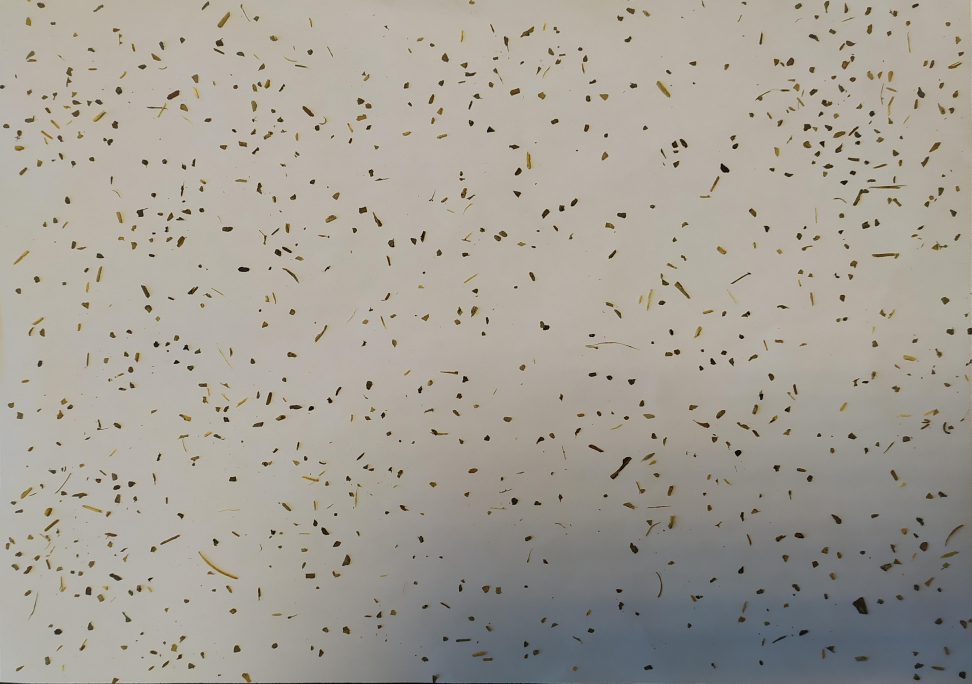
#> input picture Paper1-YMporousmat/count_grains/fine/YM2_fine_297x210.JPG, 5828 x 4102 px, found by its file name (shown at 1/6 size)
$ jupyter execute count_grain_fine.ipynb
#> lines starting #> are read from the running program, lines starting #| are printed output that depends on the picture; after the words box and inside, x2 and y2 are one past the last pixel; in counts of white or black regions, pixels touching at a corner belong together
## Algorithm to predict the size of the Yerba Mate grains

It is based in a photo of the grains disposed in a white paper. The algorithm can detect the contours and calculate the equivalent width and length of each grain. Then the distribution of the particle sizes is shown.

1. First the image is loaded and the cv2 library is used to process the image

[cell 1]
import cv2 as cv
import numpy as np
import pandas as pd
import seaborn as sns
from sklearn.cluster import KMeans
import matplotlib.pyplot as plt
import scienceplots

fname = 'YM2_fine_297x210.jpg'
img = cv.imread(fname)
#> img is the input picture: shape (4102, 5828, 3); mean B, G, R 150.6, 159.4, 164.3

#YM2_fine_297x210 --> 5828/297 = 19.6  ; 4102/210 = 19.5 resolution


# Convert the image to grayscale
gray = cv.cvtColor(img, cv.COLOR_BGR2GRAY)
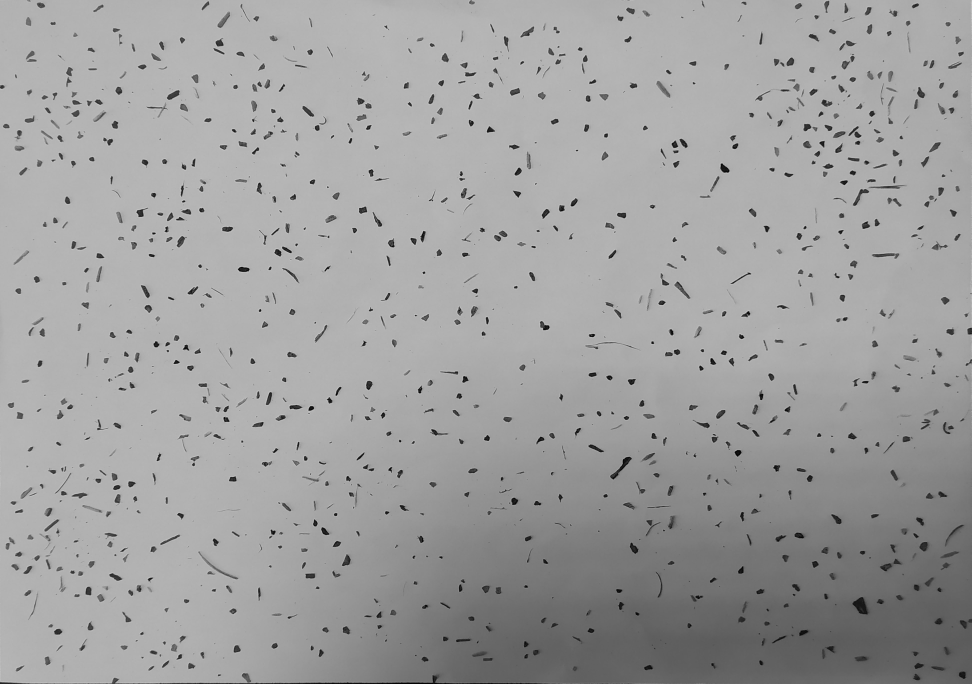
#> gray: shape (4102, 5828) (shown at 1/6 size); min 0, max 215, mean 159.9
img_rgb = cv.cvtColor(img, cv.COLOR_BGR2RGB)


# Apply Gaussian blur to reduce noise
gray_blurred = cv.GaussianBlur(gray, (7, 7), 5)
img_edges = cv.Canny(gray,150,200)
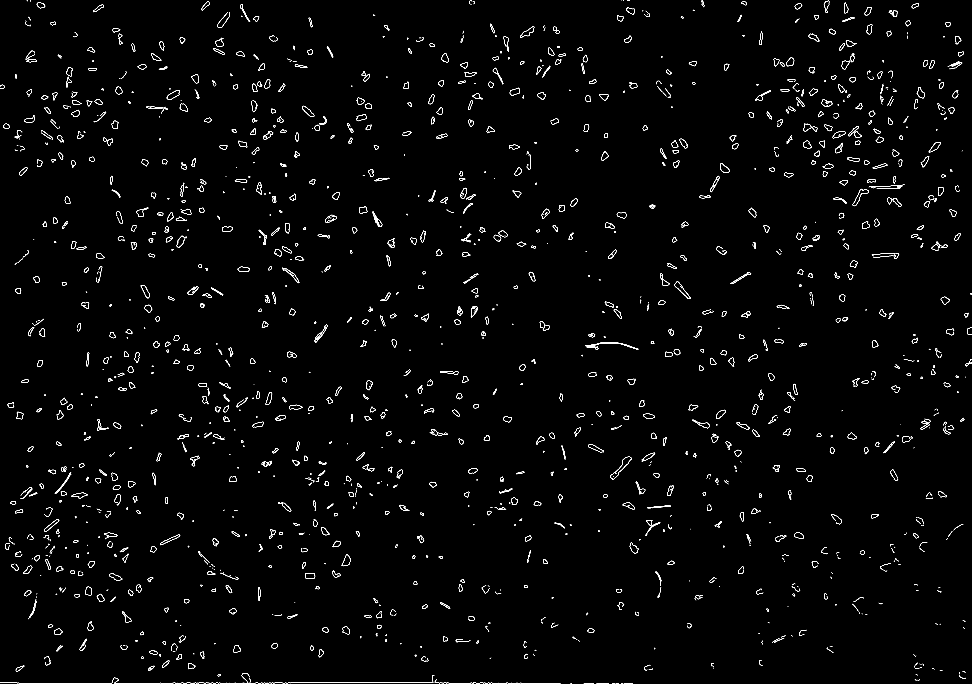
#> img_edges: shape (4102, 5828) (shown at 1/6 size); 0.61% white in thin lines or dots
#cv2.Canny

fig, axx = plt.subplots(1, 4, figsize=(25,10))
axx[0].imshow(img_rgb)
axx[1].imshow(gray, cmap='gray')
axx[2].imshow(gray_blurred, cmap='gray')
axx[3].imshow(img_edges)
#fig.suptitle('Yerba Mate extrafine granules')
axx[0].set_xlabel('Pixel')
axx[0].set_ylabel('Pixel')
axx[0].set_title('Original')
#axx[0].set_xlim(4000, 5000)
#axx[0].set_ylim(2500, 3500)

axx[1].set_title('Gray')
axx[1].set_xlim(4000, 5000)
axx[1].set_ylim(3500, 2700)

axx[2].set_title('Gray Blurred')
axx[2].set_xlim(4000, 5000)
axx[2].set_ylim(3500, 2700)

axx[3].set_title('Edges')
axx[3].set_xlim(4000, 5000)
axx[3].set_ylim(3500, 2700)
plt.show()
print('Hello')

[cell 2]
#!pip install --upgrade pip
#!pip install opencv-python

#### Define the threshold of the image

[cell 3]
# Get the pixel resolution in pixels per millimeter (Enter valid values based on your image)
#pixel_resolution_x = float(input("Enter horizontal pixel resolution (pixels/mm): ")) #2234/100=22.34
#pixel_resolution_y = float(input("Enter vertical pixel resolution (pixels/mm): "))   #1358/60= 22.62

#YM2_fine_297x210 --> 5828/297 = 19.6  ; 4074/210 = 19.4 resolution
pixel_resolution_x = 19.6
pixel_resolution_y = 19.4

# Apply thresholding to segment the sticks from the background
thresh = cv.threshold(gray_blurred, 100, 255, cv.THRESH_BINARY_INV + cv.THRESH_OTSU)[1]
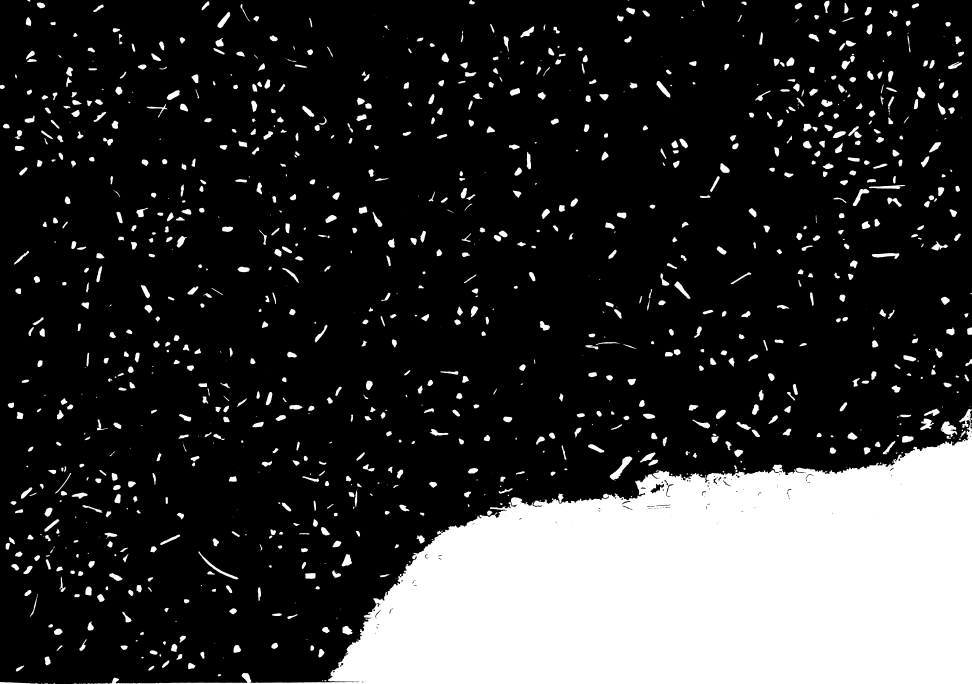
#> thresh: shape (4102, 5828) (shown at 1/6 size); 20.8% white; 1086 white regions (92 under 20 px), largest, box (x1, y1, x2, y2) and area: (654, 2454, 5828, 4102) 4211199, (3659, 2738, 3794, 2880) 5857, (5644, 2528, 5744, 2622) 4915
thresh2 = cv.adaptiveThreshold(gray_blurred, 255, cv.ADAPTIVE_THRESH_GAUSSIAN_C, cv.THRESH_BINARY_INV, 71,4) #Tune this last two numbers (odd values) to make the selection finer of coarser
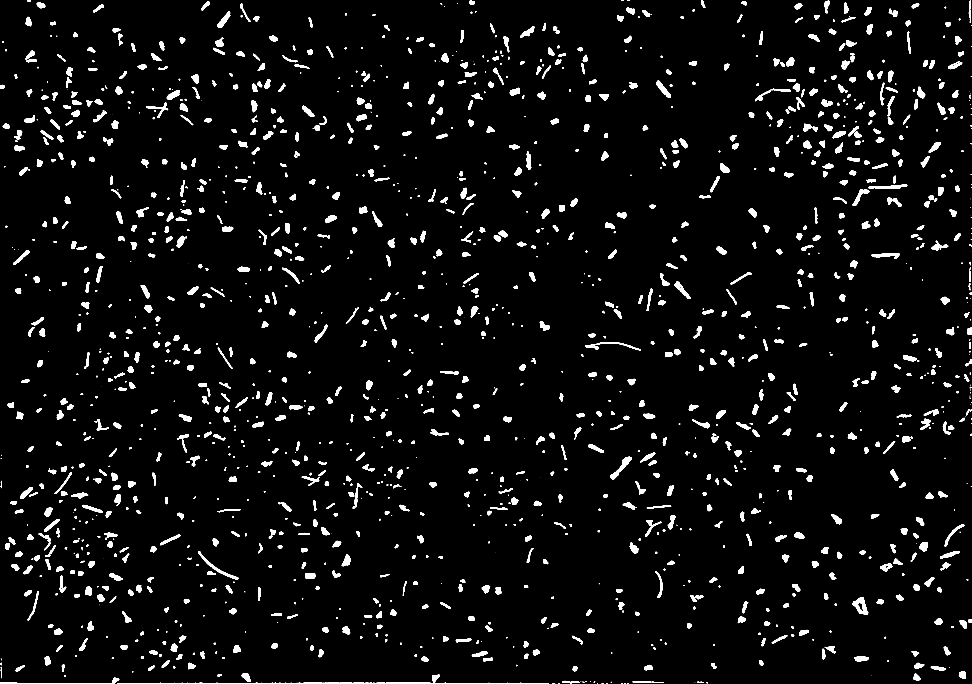
#> thresh2: shape (4102, 5828) (shown at 1/6 size); 4% white; 1686 white regions (145 under 20 px)

fig, axx = plt.subplots(2, 2, figsize=(15,10))
axx[0][0].imshow(cv.cvtColor(thresh, cv.COLOR_BGR2RGB))
axx[0][0].set_title('Threshold')

axx[0][1].imshow(cv.cvtColor(thresh, cv.COLOR_BGR2RGB))
axx[0][1].set_xlim(4000, 5000)
axx[0][1].set_ylim(3500, 2700)

axx[1][0].imshow(cv.cvtColor(thresh2, cv.COLOR_BGR2RGB))
axx[1][0].set_title('Adaptive Threshold')

axx[1][1].imshow(cv.cvtColor(thresh2, cv.COLOR_BGR2RGB))
axx[1][1].set_xlim(4000, 5000)
axx[1][1].set_ylim(3500, 2700)

plt.show()
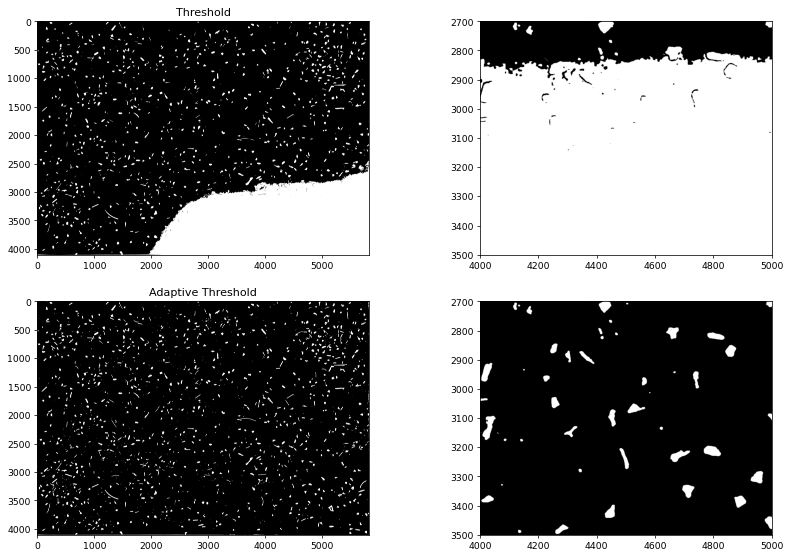
#> figure drawn by matplotlib, 4 panels

#### Find the contours of each grain

- with standard threshold
- with Addaptive threshold

[cell 4]
# Find contours of the sticks

contours, hierarchy = cv.findContours(thresh, cv.RETR_EXTERNAL, cv.CHAIN_APPROX_SIMPLE)
#> contours = 1086 contours, 122 with area under 20; largest, box (x1, y1, x2, y2) and area: (654, 2454, 5828, 4102) 4211504, (3659, 2738, 3794, 2880) 5672, (5644, 2528, 5744, 2622) 4752, (1190, 3309, 1430, 3476) 3571, (5231, 1519, 5396, 1553) 3044
contours2, hierarchy2 = cv.findContours(thresh2, cv.RETR_EXTERNAL, cv.CHAIN_APPROX_SIMPLE)
#> contours2 = 1686 contours, 197 with area under 20; largest, box (x1, y1, x2, y2) and area: (703, 4046, 3256, 4102) 9300, (5114, 3582, 5210, 3687) 5472, (3661, 2740, 3792, 2877) 4056, (1188, 3307, 1431, 3477) 3732, (3938, 485, 4023, 588) 2920

fig, axx = plt.subplots(2, 2, figsize=(15,10))
colors = ['r', 'g', 'b', 'y', 'm']
for i, contour in enumerate(contours):
    area = cv.contourArea(contour)
    if area > 100:  # Only draw valid contours
        x, y = contour[:, :, 0].ravel(), contour[:, :, 1].ravel()
        axx[0][0].plot(x, y)
        axx[0][1].plot(x, y)
#> this loop made 1086 passes
#> area on passes 8, 11, 12, 13, 14, 17, 18, 19, 20, 21, 25, 26: 23, 27, 108, 990.5, 52.5, 182, 475, 690, 1094.5, 788.5, 95.5, 1321
axx[0][0].imshow(img, cmap='viridis', alpha=0.5)  # Overlay original image
axx[0][0].set_title('Standard threshold')
axx[0][1].imshow(img, cmap='viridis', alpha=0.5)  # Overlay original image
axx[0][1].set_xlim(4000, 5000)
axx[0][1].set_ylim(3500, 2700)

for i, contour in enumerate(contours2):
    area = cv.contourArea(contour)
    if area > 100:  # Only draw valid contours
        x, y = contour[:, :, 0].ravel(), contour[:, :, 1].ravel()
        axx[1][0].plot(x, y)
        axx[1][1].plot(x, y)
#> this loop made 1686 passes
#> area on passes 5, 6, 10: 27.5, 52.5, 21
axx[1][0].imshow(img, cmap='viridis', alpha=0.5)  # Overlay original image
axx[1][0].set_title('Adaptive threshold')
axx[1][1].imshow(img, cmap='viridis', alpha=0.5)  # Overlay original image
axx[1][1].set_xlim(4000, 5000)
axx[1][1].set_ylim(3500, 2700)

plt.show()
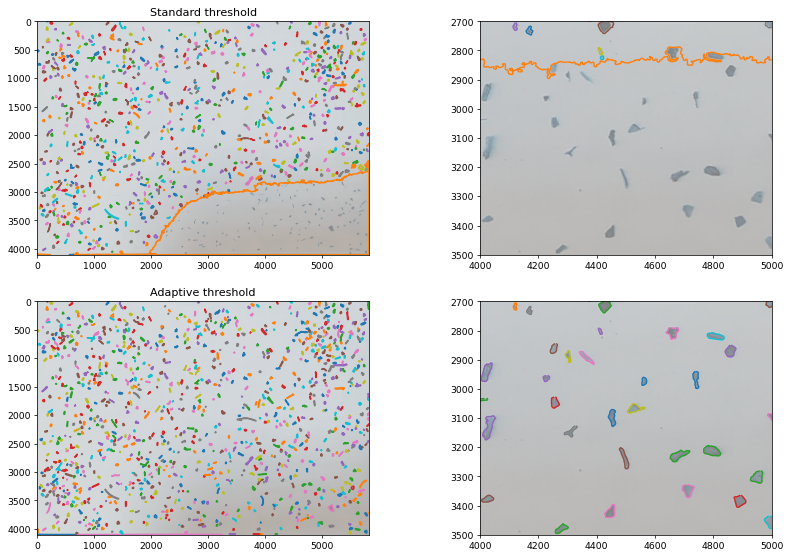
#> figure drawn by matplotlib, 4 panels; B, G, R data is drawn as R, G, B

#### Calculate the area of contours and equivalent width and length of the grains

[cell 5]
#Selected threshold and contour
selected_threshold = thresh2
selected_contour = contours2
#> selected_contour has the same summary as contours2

# Initialize lists to store stick dimensions
stick_lengths = []
stick_widths = []

# Loop through each contour (stick)
for contour in selected_contour:
    # Filter out small contours based on area (this threshold may need adjustment)
    area = cv.contourArea(contour)
    if area > 100:  # Minimum contour area to consider (pixels)
        # Calculate the bounding rectangle for the contour
        x, y, w, h = cv.boundingRect(contour)

        # Debugging: bounding rectangle position and size in pixels
        #print(f"Contour area: {area}, Width (px): {w}, Height (px): {h}")

        # Convert pixel dimensions to millimeters
        length = h / pixel_resolution_y  # Height in mm
        width = w / pixel_resolution_x    # Width in mm

        #Aca agregar que calcule el area de circunferencia equivalente de cada grano:

        # Append the stick dimensions to the lists
        stick_lengths.append(length)  # in mm
        stick_widths.append(width)    # in mm
#> this loop made 1686 passes
#> (area, x, y, w, h, length, width) on passes 16, 18, 21, 26, 27, 28, 32, 33, 34, 35, 36, 39: (1724.5, 0, 4094, 652, 8, 0.412, 33.27), (136.5, 3909, 4091, 49, 7, 0.361, 2.5), (116, 4183, 4090, 38, 8, 0.412, 1.94), (557.5, 3794, 4087, 111, 10, 0.515, 5.66), (477, 3372, 4085, 108, 11, 0.567, 5.51), (842, 669, 4066, 46, 36, 1.86, 2.35), (9300.5, 703, 4046, 2553, 56, 2.89, 130.3), (219.5, 1306, 4045, 22, 14, 0.722, 1.12), (1019.5, 5478, 4042, 44, 40, 2.06, 2.24), (1635.5, 1450, 4038, 56, 54, 2.78, 2.86), (1349.5, 5753, 4029, 42, 45, 2.32, 2.14), (132, 5, 4001, 7, 68, 3.51, 0.357)
#> area on passes 5, 6, 10, 17, 31, 46: 27.5, 52.5, 21, 41, 47.5, 30.5

len(stick_lengths)
#> Out = 1086

#### Create a DataFrame

[cell 6]
dict_dimensions = {'length': stick_lengths, 'width': stick_widths}

df_grains = pd.DataFrame(dict_dimensions)
df_grains.head()

#Add granulometry to dataframe
df_grains['granulometry'] = 'fine'

#Save the dataframe into a .csv file
df_grains.to_csv(f'dimensions_{fname}.csv', index=False)

# ------------------------------------------------------

#Calculate mean values and standard deviation

length_mean = round(df_grains['length'].mean(), 2)
length_dev = round(df_grains['length'].std(), 2)

width_mean = round(df_grains['width'].mean(), 2)
width_dev = round(df_grains['width'].std(), 2)

# Sort the arrays making length the larger dimension.
list_dimensions = list(zip(df_grains['length'], df_grains['width']))
length_sorted = np.array([max(dim) for dim in list_dimensions])
width_sorted = np.array([min(dim) for dim in list_dimensions])

length_mean = round(length_sorted.mean(), 2)
width_mean = round(width_sorted.mean(), 2)

length_dev = round(length_sorted.std(), 2)
width_dev = round(width_sorted.std(), 2)

df_grains['length'] = length_sorted
df_grains['width'] = width_sorted


df_grains.head()
#> Out = table of 5 rows and 3 columns

#### Plot the results

[cell 7]
fig = plt.figure(figsize=(15,10))
gs = fig.add_gridspec(3,3, figure=fig)

ax1=fig.add_subplot(gs[0,0])
ax2=fig.add_subplot(gs[0,-2])
ax3=fig.add_subplot(gs[0,-1])
ax4=fig.add_subplot(gs[1,:])
ax5=fig.add_subplot(gs[2,:])

ax1.imshow(img_rgb, cmap='gray')
ax2.imshow(selected_threshold, cmap='gray')
ax3.imshow(gray, cmap='gray')

for i, contour in enumerate(selected_contour):
    area = cv.contourArea(contour)
    if area > 100:  # Only draw valid contours
        x, y = contour[:, :, 0].ravel(), contour[:, :, 1].ravel()
        ax3.plot(x, y)
#> this loop made 1686 passes
#> contour on passes 3, 12, 14: [[3583, 4099], [3584, 4100], [3585, 4100], [3585, 4099]], [[4172, 4096]], [[4220, 4095]]
ax3.imshow(img, cmap='viridis', alpha=0.5)  # Overlay original image
ax3.set_xlabel('pixel')
#ax3.set_ylabel('pixel')

bin_edges = np.linspace(0, 15, 61)
fontsize=12
count = df_grains['length'].size

sns.histplot(data=df_grains, ax=ax4, x='length', bins=bin_edges, kde=True, log_scale=False, label=f'Count: {count}, Mean: {length_mean} mm, std: {length_dev} mm')
#sns.histplot(data=clustered_sticks[1], ax=ax4, x='length', bins=30, kde=True, log_scale=False, label=f'Mean: {round(np.array(clustered_sticks[1]["length"]).mean(), 2)} mm, std: {round(np.array(clustered_sticks[1]["length"]).std(), 2)} mm')
#sns.jointplot(data=df, x="length", y="width")
ax4.set_xlabel('Length [mm]', fontsize=fontsize)
ax4.set_ylabel('Counts', fontsize=fontsize)
xlabels=np.arange(0,30,1)
ax4.set_xticks(xlabels)#, fontsize=fontsize)
ax4.set_xlim(0, 15)
ax4.legend()


sns.histplot(data=df_grains, ax=ax5, x='width', bins=bin_edges, kde=True, log_scale=False, label=f'Count: {count}, Mean: {width_mean} mm, std: {width_dev} mm')
#sns.histplot(data=clustered_sticks[1], ax=ax5, x='width', bins=30, kde=True, log_scale=False, label=f'Mean: {round(np.array(clustered_sticks[1]["width"]).mean(), 2)} mm, std: {round(np.array(clustered_sticks[1]["width"]).std(), 2)} mm')
ax5.set_xlabel('Width [mm]', fontsize=fontsize)
ax5.set_ylabel('Counts', fontsize=fontsize)
ax5.set_xticks(xlabels)#, fontsize=fontsize)
ax5.set_xlim(0, 15)
plt.tight_layout(pad=0.5)
ax5.legend()

plt.show()
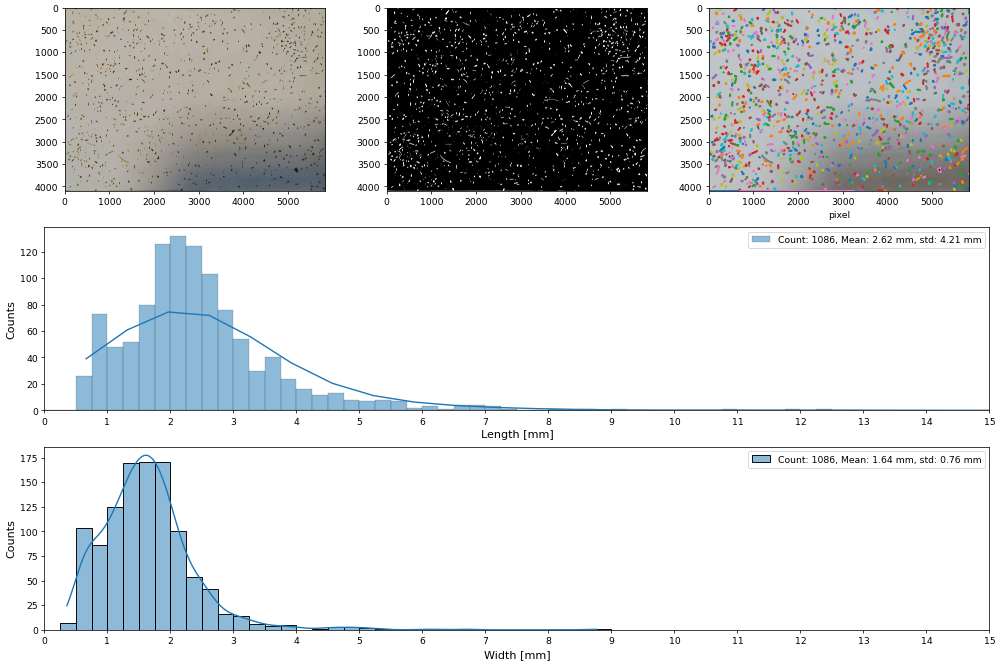
#> figure drawn by matplotlib, 5 panels; B, G, R data is drawn as R, G, B; panel 4: tallest bar 132 high, from x = 2 to 2.25; panel 4: curve peaks at x = 1.97, y = 74.37; panel 5: curve peaks at x = 1.62, y = 177.4

[cell 8]
def remove_outliers_iqr(df):
    Q1 = df.quantile(0.25)
    Q3 = df.quantile(0.75)
    IQR = Q3 - Q1
    # Define outlier conditions
    lower_bound = Q1 - 1.5 * IQR
    upper_bound = Q3 + 1.5 * IQR

    # Remove outliers
    filtered_df = df[~((df < lower_bound) | (df > upper_bound)).any(axis=1)]
    return filtered_df

#df_grains_clean = remove_outliers_iqr(df_grains)

[cell 9]
sns.jointplot(data=df_grains, x='width', y='length')
#sns.jointplot(data=df_grains_clean, x='width', y='length')
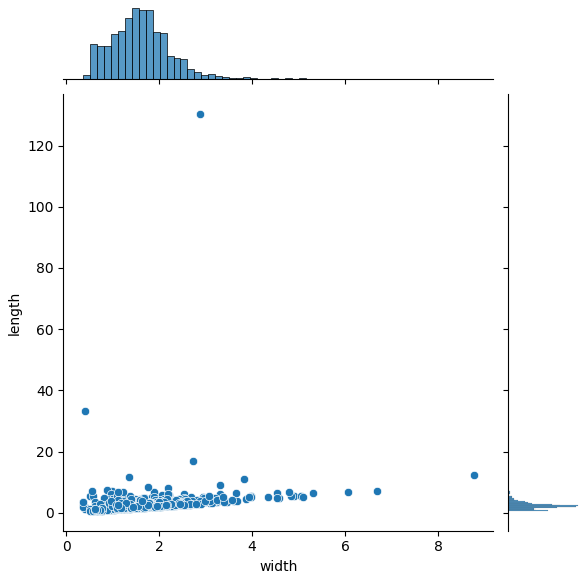
#> figure drawn by matplotlib, 3 panels
